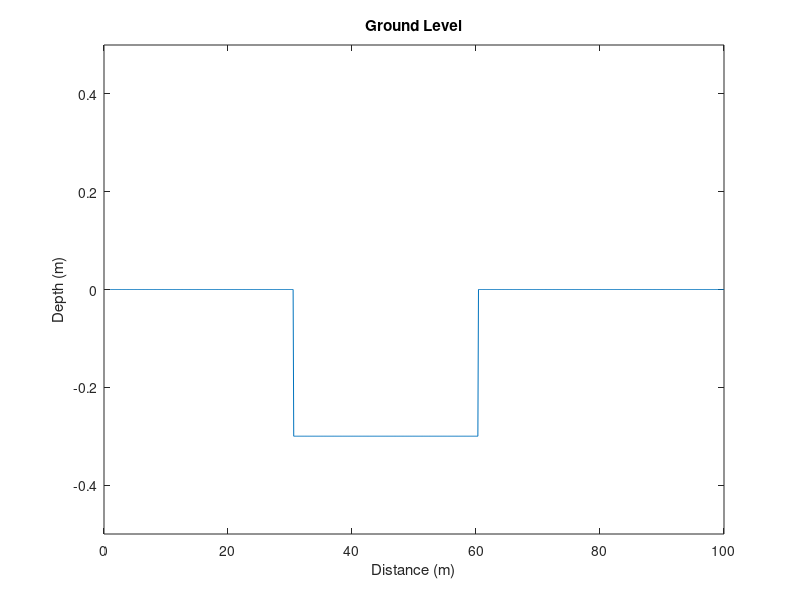
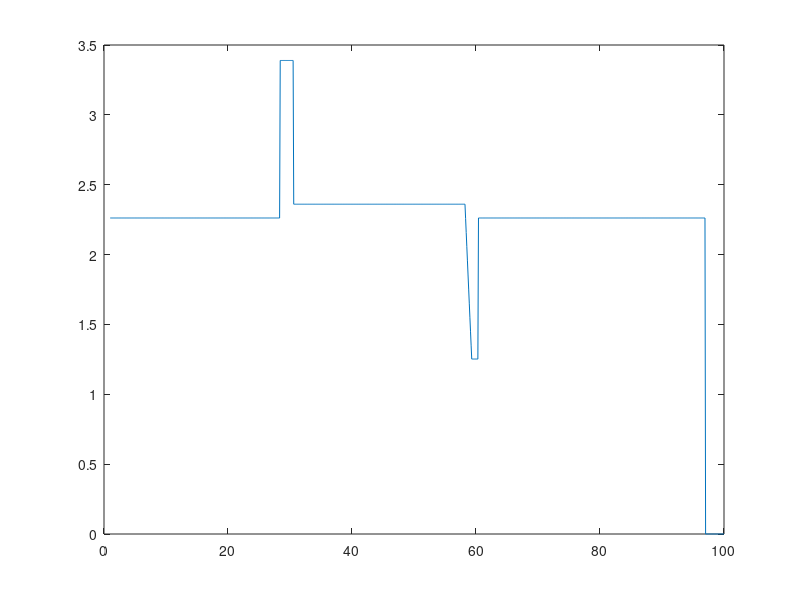
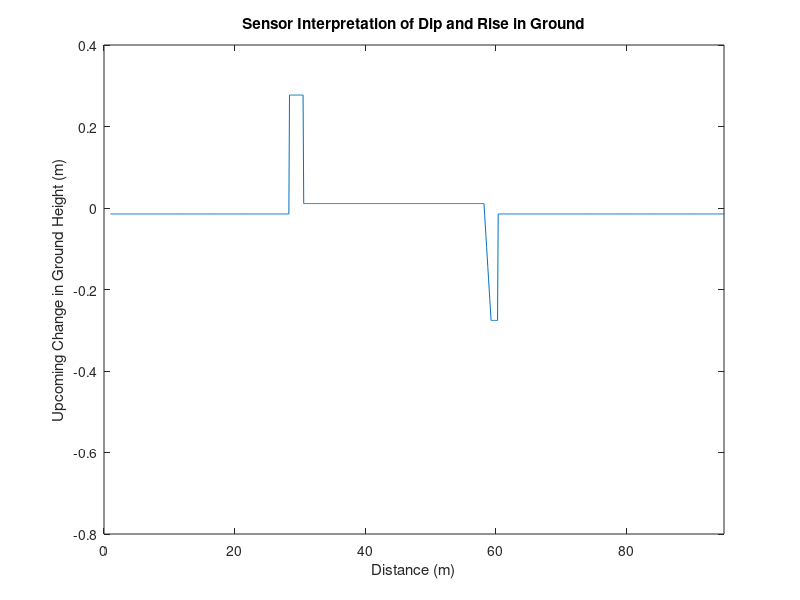

These figures' MATLAB source, in order:
clc; clear all;

v = 15; %m/s, speed of car
h = 0.6; %m, height of sensor
theta = 15*(pi/180); %angle of sensor

x = linspace(1,100,1001);
ground = zeros(1,1001);
for i = 300:600
   ground(i) = -0.3;
end

readings = zeros(1,1001);
for i = 1:970
    height = h + ground(i);
    j = i;
    while true
        deltax = x(j+1) - x(j);
        deltay = deltax*tan(theta);
        height = height - deltay;
        if height <= ground(j)
            readings(i) = sqrt((h - height)^2 + (x(j) - x(i))^2);
            break
        end
        j = j + 1;
    end
end

d = h/sin(theta);
horiz = h/tan(theta);

calcs = zeros(1,1001);
%data = readings - d;
data = readings;
data = data * sin(15*pi/180);
data = data - 0.6;
%for i = 1:970
%    
%end

figure(1)
plot(x,ground)
title('Ground Level')
xlabel('Distance (m)')
ylabel('Depth (m)')
ylim([-0.5 0.5])

figure(2)
plot(x,readings)

figure(3)
plot(x,data)
xlim([0 95])
title('Sensor Interpretation of Dip and Rise in Ground')
xlabel('Distance (m)')
ylabel('Upcoming Change in Ground Height (m)')